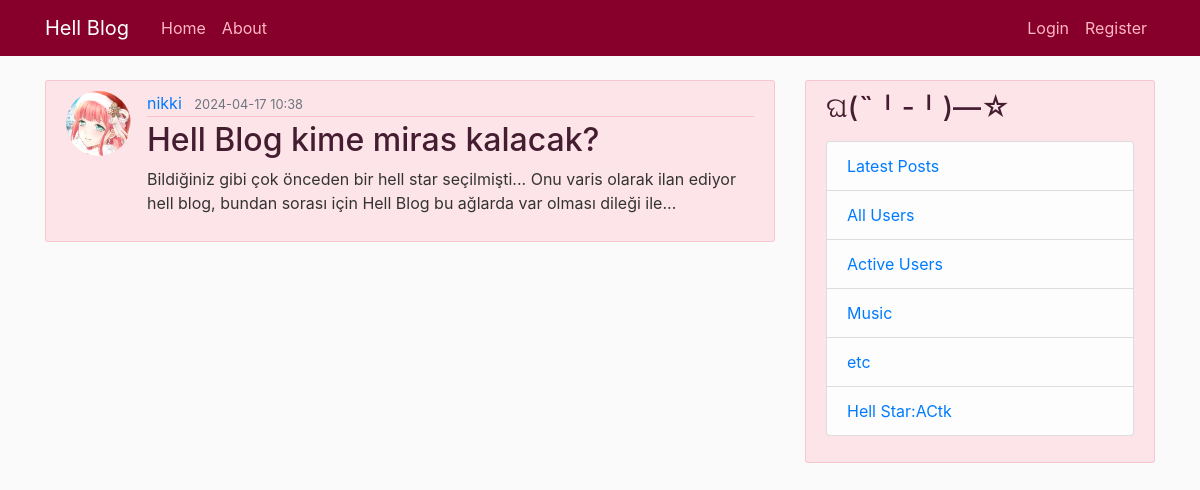
The page /post/186 on the database its author committed.
### flaskblog/models.py (models this page shows, shortened)
class User(db.Model, UserMixin):
    id = db.Column(db.Integer, primary_key=True)
    username = db.Column(db.String(20), unique=True, nullable=False)
    firstname = db.Column(db.String(20), nullable=False)
    middlename = db.Column(db.String(20))
    lastname = db.Column(db.String(20), nullable=False)
    birthdate = db.Column(db.DateTime, nullable=False)
    email = db.Column(db.String(120), unique=True, nullable=False)
    image_file = db.Column(db.String(20), nullable=False, default='default.jpg')
    password = db.Column(db.String(60), nullable=False)
    salt = db.Column(db.String(60), nullable=False)
    active = db.Column(db.Boolean, nullable=False, default=False)
    posts = db.relationship('Post', backref='author', lazy=True)
    online = db.relationship('ActiveUsers', backref='online', lazy=True)
    dislikes = db.relationship('Dislikes', backref='user', passive_deletes=True)

class Post(db.Model):
    id = db.Column(db.Integer, primary_key=True)
    title = db.Column(db.String(100), nullable=False)
    content = db.Column(db.Text, nullable=False)
    date_posted = db.Column(db.DateTime, nullable=False, default=datetime.utcnow)
    user_id = db.Column(db.Integer, db.ForeignKey('user.id'), nullable=False)
    dislikes = db.relationship('Dislikes', backref='post', passive_deletes=True)

### flaskblog/posts/routes.py (the view)
@posts.route("/post/<int:post_id>", methods=['GET', 'POST'])
def post(post_id):
    post = Post.query.get_or_404(post_id)
    return render_template('post.html', title=post.title, post=post)

### flaskblog/templates/post.html (shortened to what this page needs)
{% extends "layout.html" %}
{% block content %}
<article class="media content-section">
  <img class="rounded-circle article-img" src="{{ url_for('static', filename='profile_pics/' + post.author.image_file) }}">
  <div class="media-body">
    <div class="article-metadata">
      <a class="mr-2" href="{{ url_for('users.user_posts', username=post.author.username) }}">{{ post.author.username }}</a>
      <small class="text-muted">{{ post.date_posted.strftime('%Y-%m-%d %H:%M') }}</small>
    </div>
    <h2><a class="article-title">{{ post.title }}</a></h2>
    <p class="article-content">{{ post.content }}</p>
  </div>
</article>
{% endblock content %}

### flaskblog/static/main.css (style rules this page uses)
body { background: #fafafa; color: #333333; margin-top: 5rem; }
h1, h2, h3, h4, h5, h6 { color: #441d30; }
.content-section { background: rgba(255, 192, 203, 0.39); padding: 10px 20px; border: 1px solid rgba(211, 14, 57, 0.13); border-radius: 3px; margin-bottom: 20px; }
.article-title { color: #86002b; }
.article-content { white-space: pre-line; }
.article-img { height: 65px; width: 65px; margin-right: 16px; }
.article-metadata { padding-bottom: 1px; margin-bottom: 4px; border-bottom: 1px solid #ffc0cb; }

### rows shown on the page
User: image_file (picture), author.username "nikki"
Post: date_posted "2024-04-17 10:38", title "Hell Blog kime miras kalacak?", content "Bildiğiniz gibi çok önceden bir hell star seçilmişti... Onu varis olarak ilan ediyor hell blog, bundan sorası için Hell Blog bu ağlarda var olması dileği ile..."
